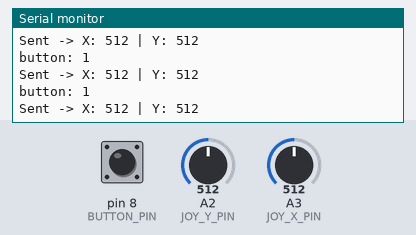
Bench run of a sketch on a simulated Arduino Uno, built with avr-gcc and run on an emulated ATmega328P. On the bench: the last lines printed to the serial monitor. The test bench sets the inputs (shaded band); at power-on: pin 8 (BUTTON_PIN) HIGH, A2 (JOY_Y_PIN) = 512, A3 (JOY_X_PIN) = 512. No radio packets arrive unless stated.

Above: at 1.2 s.
1.3 s: pin 8 (BUTTON_PIN) pulled LOW for 0.15 s
At 1.34 s:
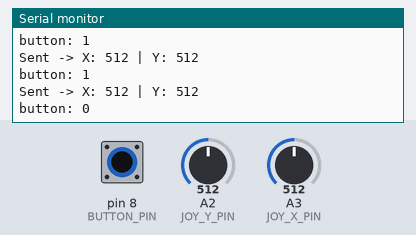
2.9 s: pin 8 (BUTTON_PIN) pulled LOW for 1 s
At 3.95 s:
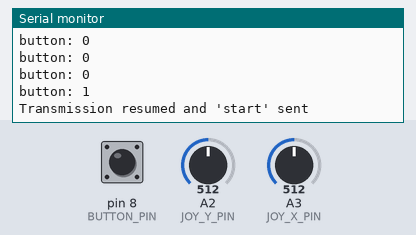
5.4 s: A2 (JOY_Y_PIN) set to 716
At 5.49 s:
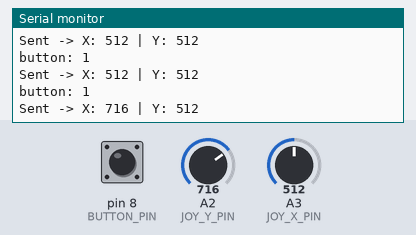
6.9 s: A3 (JOY_X_PIN) set to 716
At 6.93 s:
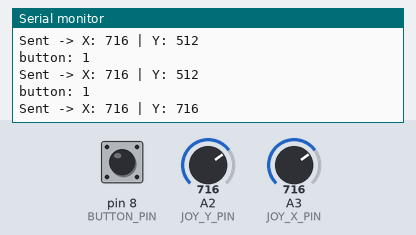
8.4 s: A2 (JOY_Y_PIN) set to 900
At 8.46 s:
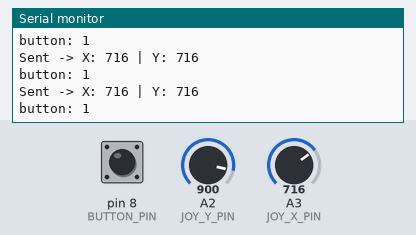
9.9 s: A3 (JOY_X_PIN) set to 900
At 9.9 s:
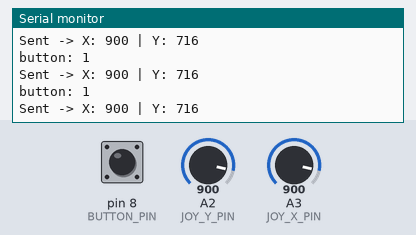
Timing chart, 0 to 12.4 s (numbered marks = the images above; inputs shaded):
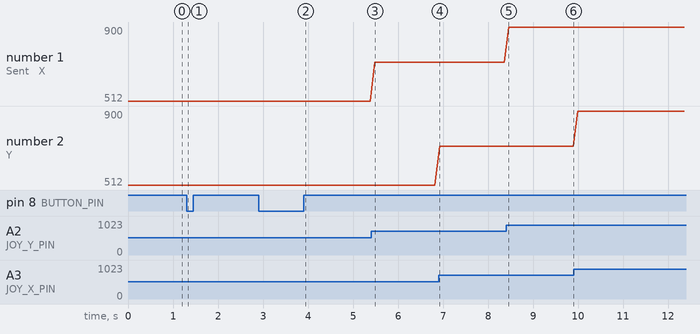

Measured:
- after the input at 1.3 s, the serial monitor: prints a new line at once (image 1)
- after the input at 2.9 s, the serial monitor: prints a new line after 1.0 s (image 2)
- after the input at 5.4 s, the serial monitor: prints a new line after 0.09 s (image 3)
- after the input at 6.9 s, the serial monitor: prints a new line at once (image 4)
- plotted number 1: 512 → 716 after the input at 5.4 s, 716 → 900 after the input at 8.4 s

The sketch:

trans_rep.ino
```cpp
/**
 * RC Vehicle Transmitter - Using NRF24L01
 *
 * Adapted based on user's actual implementation with packet-based communication
 * for joystick control and commands.
 *
 * Components:
 * - Arduino board
 * - NRF24L01+ radio module
 * - Joystick module (analog)
 * - Button for control on pin 8
 */

#include <SPI.h>
#include <nRF24L01.h>
#include <RF24.h>

// Pin definitions
#define JOY_X_PIN A3       // Joystick X-axis
#define JOY_Y_PIN A2       // Joystick Y-axis
#define BUTTON_PIN 8       // Control button
#define NRF_CE_PIN 9       // NRF24L01 CE pin
#define NRF_CSN_PIN 10     // NRF24L01 CSN pin

// Radio configuration
RF24 radio(NRF_CE_PIN, NRF_CSN_PIN);
const byte address[6] = "00001"; // Address for communication channel
int stop = 0; // Transmission state flag
unsigned long buttonPressTime = 0; // Товчлуур дарсан хугацаа
bool buttonPressed = false; // Товчлуур дарсан эсэх

// Дамжуулалтын төрлийг тодорхойлох enum
enum MessageType {
  JOYSTICK_DATA = 0,
  COMMAND = 1
};

// Дамжуулалтын пакетийн бүтэц
struct Packet {
  MessageType type;
  union {
    struct {
      int x;
      int y;
    } joystick;
    char command[32];
  } data;
};

// Retry mechanism for packet sending
bool sendPacket(Packet* packet, int retries = 5) {
  for (int i = 0; i < retries; i++) {
    if (radio.write(packet, sizeof(Packet))) {
      return true;
    }
    delay(50); // Хүлээх хугацаа
  }
  return false;
}

void setup() {
  Serial.begin(115200);
  Serial.println("RC Vehicle Transmitter Starting...");

  // Initialize button pin
  pinMode(BUTTON_PIN, INPUT_PULLUP);

  // Initialize radio
  if (!radio.begin()) {
    Serial.println("Radio hardware not responding!");
    while (1) {}
  }

  // Radio setup - using same configuration as user's code
  radio.setPALevel(RF24_PA_MAX);
  radio.setChannel(0x4c);
  radio.setDataRate(RF24_250KBPS);
  radio.setPayloadSize(32);
  radio.openWritingPipe(address);
  radio.stopListening();

  Serial.println("Transmitter started");
}

void loop() {
  Packet packet;

  // Check button state
  int buttonState = digitalRead(BUTTON_PIN);
  Serial.print("button: ");
  Serial.println(buttonState);

  // Button pressed
  if (buttonState == LOW && !buttonPressed) {
    buttonPressed = true;
    buttonPressTime = millis(); // Дарсан хугацааг хадгалах
    delay(50); // Debounce
  }

  // Button released
  if (buttonState == HIGH && buttonPressed) {
    if (millis() - buttonPressTime < 5000) {
      // Short press: toggle start/stop
      but();
    }
    buttonPressed = false; // Төлөвийг шинэчлэх
  }

  // Long press detection (5 seconds or more)
  if (buttonPressed && (millis() - buttonPressTime >= 5000)) {
    packet.type = COMMAND;
    strncpy(packet.data.command, "record", sizeof(packet.data.command));
    if (sendPacket(&packet)) {
      Serial.println("Товчлуур 5 секундээс удаан дарлагдлаа! 'record' илгээгдлээ");
    } else {
      Serial.println("Failed to send 'record' after retries");
    }
    buttonPressed = false; // Төлөвийг шинэчлэх
  }

  // If not stopped, send joystick data
  if (stop == 0) {
    packet.type = JOYSTICK_DATA;
    packet.data.joystick.x = map(analogRead(JOY_Y_PIN), 0, 1023, 1, 1023); // Map to ensure values are 1-1023
    packet.data.joystick.y = map(analogRead(JOY_X_PIN), 0, 1023, 1, 1023);

    if (sendPacket(&packet)) {
      Serial.print("Sent -> X: ");
      Serial.print(packet.data.joystick.x);
      Serial.print(" | Y: ");
      Serial.println(packet.data.joystick.y);
    } else {
      Serial.println("Failed to send");
      Serial.print("Radio state: ");
      Serial.println(radio.isChipConnected() ? "Connected" : "Disconnected");
    }
  }

  delay(100); // Shorter delay for more responsive control
}

// Handle short button press to toggle between start/stop commands
void but() {
  Packet packet;
  packet.type = COMMAND;

  if (stop == 0) {
    // If currently transmitting, send stop command and stop transmission
    strncpy(packet.data.command, "start", sizeof(packet.data.command));
    if (sendPacket(&packet)) {
      stop = 1;
      Serial.println("Transmission stopped and 'stop' sent");
    } else {
      Serial.println("Failed to send 'stop' after retries");
    }
  } else {
    // If currently stopped, send start command and resume transmissiNon
    strncpy(packet.data.command, "stop", sizeof(packet.data.command));
    if (sendPacket(&packet)) {
      stop = 0;
      Serial.println("Transmission resumed and 'start' sent");
    } else {
      Serial.println("Failed to send 'start' after retries");
    }
  }
}
```
